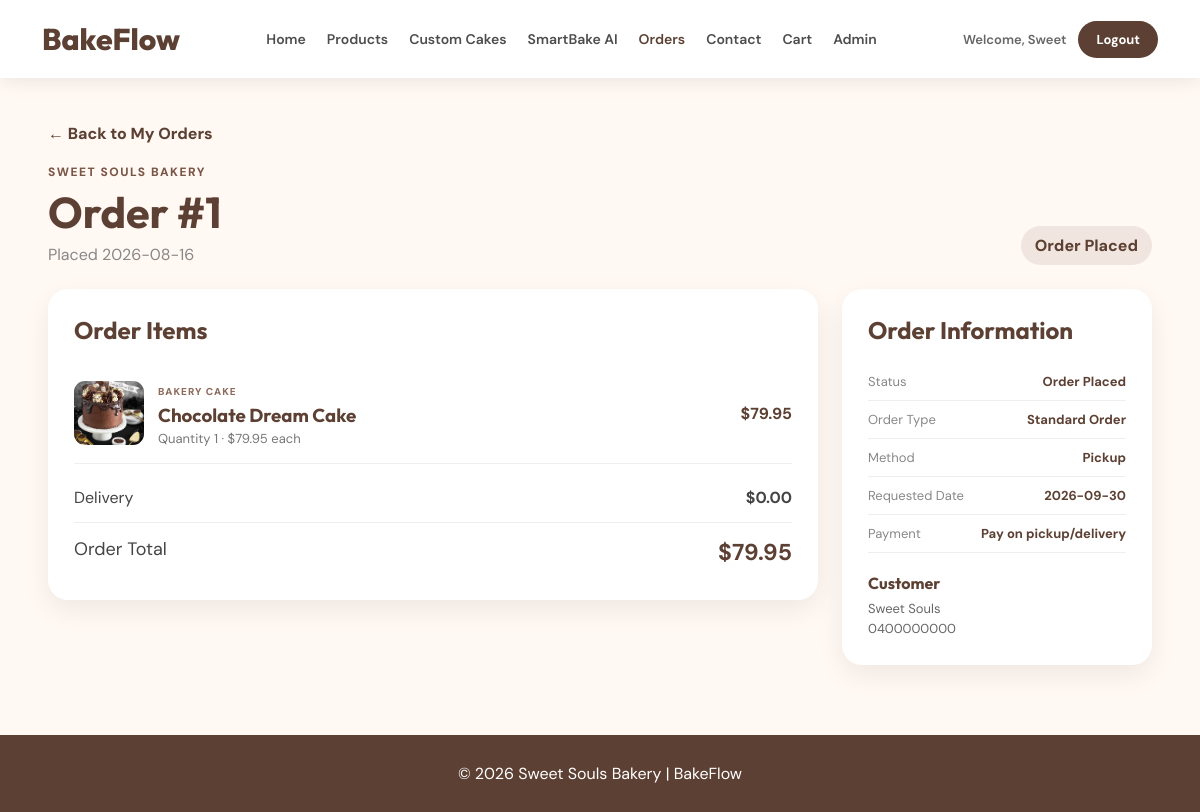
The app's page /orders/1 (signed in) with its own data.
### tables this page shows
CREATE TABLE orders (

            id INTEGER PRIMARY KEY AUTOINCREMENT,

            user_email TEXT NOT NULL,

            order_date TEXT NOT NULL,

            status TEXT NOT NULL,

            order_type TEXT NOT NULL,

            delivery_method TEXT NOT NULL,

            total REAL NOT NULL, customer_name TEXT, phone TEXT, street TEXT, suburb TEXT, state TEXT, postcode TEXT, requested_date TEXT, notes TEXT, delivery_fee REAL DEFAULT 0, payment_method TEXT DEFAULT 'Pay on pickup/delivery',

            FOREIGN KEY (user_email)
                REFERENCES users(email)
        );

CREATE TABLE order_items (

            id INTEGER PRIMARY KEY AUTOINCREMENT,

            order_id INTEGER NOT NULL,

            product_id INTEGER NOT NULL,

            quantity INTEGER NOT NULL,

            price REAL NOT NULL, product_name TEXT, image TEXT,

            FOREIGN KEY (order_id)
                REFERENCES orders(id),

            FOREIGN KEY (product_id)
                REFERENCES products(id)
        );

### app.py (the view)
@app.route("/orders/<int:order_id>")
@login_required
def order_details(order_id):
    connection = get_db_connection()
    if session.get("role") == "Admin":
        order = connection.execute(
            "SELECT * FROM orders WHERE id = ?",
            (order_id,)
        ).fetchone()
    else:
        order = connection.execute("""
            SELECT * FROM orders WHERE id = ? AND user_email = ?
        """, (order_id, session["email"])).fetchone()
    if order is None:
        connection.close()
        flash("That order could not be found.")
        return redirect(url_for("orders"))
    product_items = connection.execute("""
        SELECT * FROM order_items WHERE order_id = ? ORDER BY id
    """, (order_id,)).fetchall()
    custom_items = connection.execute("""
        SELECT * FROM custom_order_items WHERE order_id = ? ORDER BY id
    """, (order_id,)).fetchall()
    connection.close()
    return render_template(
        "order_details.html",
        username=session["user"],
        order=order,
        product_items=product_items,
        custom_items=custom_items,
    )

### app.py (called while the page is built)
def get_db_connection():
    connection = sqlite3.connect(DATABASE)
    connection.row_factory = sqlite3.Row
    connection.execute("PRAGMA foreign_keys = ON")
    return connection

def login_required(function):
    @wraps(function)
    def wrapped(*args, **kwargs):
        if "user" not in session or "email" not in session:
            flash("Please log in to continue.")
            return redirect(url_for("login"))
        return function(*args, **kwargs)
    return wrapped

@app.context_processor
def shared_template_values():
    cart_count = 0
    if session.get("email"):
        connection = get_db_connection()
        product_count = connection.execute(
            "SELECT COALESCE(SUM(quantity), 0) FROM cart WHERE user_email = ?",
            (session["email"],)
        ).fetchone()[0]
        custom_count = connection.execute(
            "SELECT COALESCE(SUM(quantity), 0) FROM custom_cart WHERE user_email = ?",
            (session["email"],)
        ).fetchone()[0]
        connection.close()
        cart_count = product_count + custom_count
    return {
        "cart_count": cart_count,
        "current_role": session.get("role"),
    }

### templates/order_details.html (shortened to what this page needs)
{% extends "base.html" %}
{% block page_css %}
<link rel="stylesheet" href="{{ url_for('static', filename='css/order_details.css') }}">
{% endblock %}
{% block content %}
<main class="order-page">
    <a href="{{ url_for('orders') }}" class="back-link">← Back to My Orders</a>
    <section class="order-heading">
        <div>
            <p>Sweet Souls Bakery</p>
            <h1>Order #{{ order['id'] }}</h1>
            <span>Placed {{ order['order_date'][:10] }}</span>
        </div>
        <span class="order-status">{{ order['status'] }}</span>
    </section>
    <div class="order-layout">
        <section class="order-items-card">
            <h2>Order Items</h2>
            {% for item in product_items %}
            <article class="order-item">
                {% if item['image'] %}
                <img src="{{ url_for('static', filename='images/' + item['image']) }}" alt="{{ item['product_name'] }}">
                {% endif %}
                <div>
                    <span>Bakery Cake</span>
                    <h3>{{ item['product_name'] or 'Cake' }}</h3>
                    <p>Quantity {{ item['quantity'] }} · ${{ "%.2f"|format(item['price']) }} each</p>
                </div>
                <strong>${{ "%.2f"|format(item['price'] * item['quantity']) }}</strong>
            </article>
            {% endfor %}
            <div class="totals">
                <div><span>Delivery</span><strong>${{ "%.2f"|format(order['delivery_fee'] or 0) }}</strong></div>
                <div class="total"><span>Order Total</span><strong>${{ "%.2f"|format(order['total']) }}</strong></div>
            </div>
        </section>
        <aside class="order-info-card">
            <h2>Order Information</h2>
            <div class="info-row"><span>Status</span><strong>{{ order['status'] }}</strong></div>
            <div class="info-row"><span>Order Type</span><strong>{{ order['order_type'] }}</strong></div>
            <div class="info-row"><span>Method</span><strong>{{ order['delivery_method'] }}</strong></div>
            <div class="info-row"><span>Requested Date</span><strong>{{ order['requested_date'] or 'Not specified' }}</strong></div>
            <div class="info-row"><span>Payment</span><strong>{{ order['payment_method'] or 'Pay on pickup/delivery' }}</strong></div>
            <h3>Customer</h3>
            <p>{{ order['customer_name'] or username }}</p>
            <p>{{ order['phone'] or '' }}</p>
        </aside>
    </div>
</main>
{% endblock %}

### static/css/order_details.css (style rules this page uses)
* { margin:0;padding:0;box-sizing:border-box }
body { font-family:'DM Sans',sans-serif;background:#FFF8F3;color:#444 }
.order-page { width:min(92%,1120px);margin:45px auto 70px }
.back-link { display:inline-block;margin-bottom:20px;color:#5C4033;font-weight:800;text-decoration:none }
.order-heading { display:flex;align-items:flex-end;justify-content:space-between;gap:20px;margin-bottom:24px }
.order-heading p { color:#7A5646;font-size:12px;font-weight:800;letter-spacing:1.5px;text-transform:uppercase }
.order-heading h1 { margin:5px 0;font-family:'Outfit',sans-serif;font-size:43px;color:#5C4033 }
.order-heading>div>span { color:#888 }
.order-status { padding:9px 14px;border-radius:999px;background:#F1E6DF;color:#5C4033;font-weight:800 }
.order-layout { display:grid;grid-template-columns:minmax(0,1fr) 310px;gap:24px;align-items:start }
.order-items-card,.order-info-card { padding:26px;border-radius:20px;background:#fff;box-shadow:0 10px 28px rgba(0,0,0,.07) }
.order-items-card h2,.order-info-card h2 { margin-bottom:18px;font-family:'Outfit',sans-serif;color:#5C4033 }
.order-item { display:grid;grid-template-columns:70px 1fr auto;align-items:center;gap:14px;padding:16px 0;border-bottom:1px solid #eee }
.order-item img,.custom-swatch { width:70px;height:64px;border-radius:11px;object-fit:cover }
.order-item span { color:#8e6a5b;font-size:10px;font-weight:800;letter-spacing:1px;text-transform:uppercase }
.order-item h3 { margin:3px 0;font-family:'Outfit',sans-serif;color:#5C4033 }
.order-item p,.order-item small { color:#777;font-size:13px }
.order-item>strong { color:#5C4033 }
.totals { padding-top:16px }
.totals>div { display:flex;justify-content:space-between;padding:7px 0 }
.totals .total { margin-top:7px;padding-top:14px;border-top:1px solid #eee;font-size:18px }
.totals .total strong { font-size:23px;color:#5C4033 }
.order-info-card { position:sticky;top:98px }
.info-row { display:flex;justify-content:space-between;gap:14px;padding:10px 0;border-bottom:1px solid #eee;font-size:13px }
.info-row span { color:#888 }
.info-row strong { text-align:right;color:#5C4033 }
.order-info-card h3 { margin:20px 0 6px;font-family:'Outfit',sans-serif;font-size:16px;color:#5C4033 }
.order-info-card p { color:#666;font-size:13px;line-height:1.55 }

### records on screen
orders: id "1", order_date "2026-08-16", status "Order Placed", delivery_fee "0.00", total "79.95", order_type "Standard Order", delivery_method "Pickup", requested_date "2026-09-30", payment_method "Pay on pickup/delivery", customer_name "Sweet Souls", phone "0400000000"
order_items: image (picture), product_name "Chocolate Dream Cake", quantity "1", price "79.95", item['price']*item['quantity'] "79.95"

### other values on screen
{{ username }} "Sweet"
